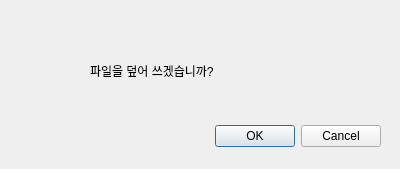
<?xml version="1.0" encoding="UTF-8"?>
<ui version="4.0">
 <class>Dialog</class>
 <widget class="QDialog" name="Dialog">
  <property name="geometry">
   <rect>
    <x>0</x>
    <y>0</y>
    <width>400</width>
    <height>169</height>
   </rect>
  </property>
  <property name="windowTitle">
   <string>Dialog</string>
  </property>
  <widget class="QDialogButtonBox" name="buttonBox">
   <property name="geometry">
    <rect>
     <x>40</x>
     <y>120</y>
     <width>341</width>
     <height>32</height>
    </rect>
   </property>
   <property name="orientation">
    <enum>Qt::Horizontal</enum>
   </property>
   <property name="standardButtons">
    <set>QDialogButtonBox::Cancel|QDialogButtonBox::Ok</set>
   </property>
  </widget>
  <widget class="QLabel" name="label">
   <property name="geometry">
    <rect>
     <x>90</x>
     <y>50</y>
     <width>201</width>
     <height>41</height>
    </rect>
   </property>
   <property name="text">
    <string>파일을 덮어 쓰겠습니까?</string>
   </property>
  </widget>
 </widget>
 <resources/>
 <connections>
  <connection>
   <sender>buttonBox</sender>
   <signal>accepted()</signal>
   <receiver>Dialog</receiver>
   <slot>accept()</slot>
   <hints>
    <hint type="sourcelabel">
     <x>248</x>
     <y>254</y>
    </hint>
    <hint type="destinationlabel">
     <x>157</x>
     <y>274</y>
    </hint>
   </hints>
  </connection>
  <connection>
   <sender>buttonBox</sender>
   <signal>rejected()</signal>
   <receiver>Dialog</receiver>
   <slot>reject()</slot>
   <hints>
    <hint type="sourcelabel">
     <x>316</x>
     <y>260</y>
    </hint>
    <hint type="destinationlabel">
     <x>286</x>
     <y>274</y>
    </hint>
   </hints>
  </connection>
 </connections>
</ui>
